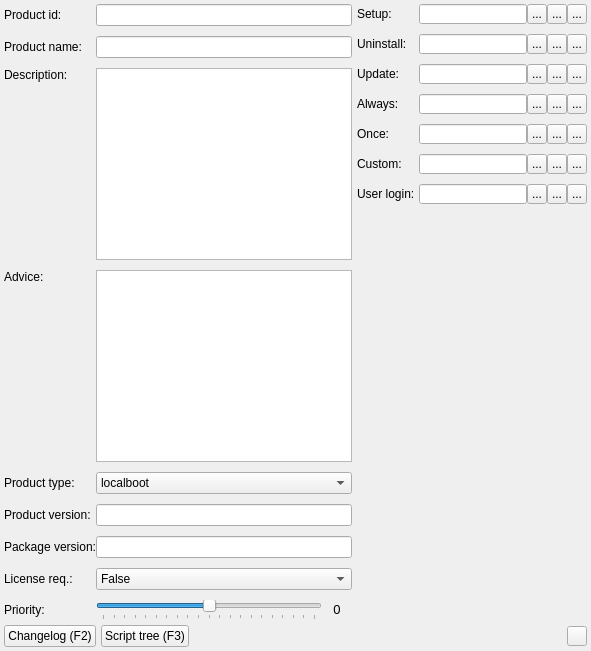
      <widget class="QWidget" name="tab">
       <attribute name="title">
        <string>Package</string>
       </attribute>
       <layout class="QGridLayout" name="gridLayout_7">
        <property name="leftMargin">
         <number>4</number>
        </property>
        <property name="topMargin">
         <number>4</number>
        </property>
        <property name="rightMargin">
         <number>4</number>
        </property>
        <property name="bottomMargin">
         <number>4</number>
        </property>
        <property name="spacing">
         <number>5</number>
        </property>
        <item row="0" column="0">
         <layout class="QGridLayout" name="gridLayout_3">
          <property name="leftMargin">
           <number>0</number>
          </property>
          <property name="topMargin">
           <number>0</number>
          </property>
          <property name="rightMargin">
           <number>0</number>
          </property>
          <property name="bottomMargin">
           <number>0</number>
          </property>
          <property name="horizontalSpacing">
           <number>0</number>
          </property>
          <property name="verticalSpacing">
           <number>10</number>
          </property>
          <item row="6" column="1">
           <widget class="QLineEdit" name="inpPackageVer"/>
          </item>
          <item row="7" column="0">
           <widget class="QLabel" name="label_8">
            <property name="text">
             <string>License req.:</string>
            </property>
           </widget>
          </item>
          <item row="1" column="0">
           <widget class="QLabel" name="label_2">
            <property name="text">
             <string>Product name:</string>
            </property>
           </widget>
          </item>
          <item row="4" column="0">
           <widget class="QLabel" name="label_5">
            <property name="text">
             <string>Product type:</string>
            </property>
           </widget>
          </item>
          <item row="3" column="1">
           <widget class="QPlainTextEdit" name="editAdvice">
            <property name="sizePolicy">
             <sizepolicy hsizetype="Preferred" vsizetype="Expanding">
              <horstretch>0</horstretch>
              <verstretch>0</verstretch>
             </sizepolicy>
            </property>
           </widget>
          </item>
          <item row="4" column="1">
           <widget class="QComboBox" name="cmbProductType">
            <property name="currentText">
             <string notr="true">localboot</string>
            </property>
            <property name="currentIndex">
             <number>0</number>
            </property>
            <item>
             <property name="text">
              <string>localboot</string>
             </property>
            </item>
            <item>
             <property name="text">
              <string>netboot</string>
             </property>
            </item>
           </widget>
          </item>
          <item row="0" column="1">
           <widget class="QLineEdit" name="inpProductId"/>
          </item>
          <item row="5" column="0">
           <widget class="QLabel" name="label_6">
            <property name="text">
             <string>Product version:</string>
            </property>
           </widget>
          </item>
          <item row="5" column="1">
           <widget class="QLineEdit" name="inpProductVer"/>
          </item>
          <item row="1" column="1">
           <widget class="QLineEdit" name="inpProductName"/>
          </item>
          <item row="6" column="0">
           <widget class="QLabel" name="label_7">
            <property name="text">
             <string>Package version:</string>
            </property>
           </widget>
          </item>
          <item row="7" column="1">
           <widget class="QComboBox" name="cmbLicense">
            <property name="currentText">
             <string notr="true">False</string>
            </property>
            <property name="currentIndex">
             <number>0</number>
            </property>
            <property name="maxVisibleItems">
             <number>10</number>
            </property>
            <item>
             <property name="text">
              <string>False</string>
             </property>
            </item>
            <item>
             <property name="text">
              <string>True</string>
             </property>
            </item>
           </widget>
          </item>
          <item row="2" column="1">
           <widget class="QPlainTextEdit" name="editDesc">
            <property name="sizePolicy">
             <sizepolicy hsizetype="Preferred" vsizetype="Expanding">
              <horstretch>0</horstretch>
              <verstretch>0</verstretch>
             </sizepolicy>
            </property>
            <property name="baseSize">
             <size>
              <width>0</width>
              <height>0</height>
             </size>
            </property>
           </widget>
          </item>
          <item row="2" column="0" alignment="Qt::AlignTop">
           <widget class="QLabel" name="label_3">
            <property name="text">
             <string>Description:</string>
            </property>
           </widget>
          </item>
          <item row="0" column="0">
           <widget class="QLabel" name="label">
            <property name="text">
             <string>Product id:</string>
            </property>
           </widget>
          </item>
          <item row="3" column="0" alignment="Qt::AlignTop">
           <widget class="QLabel" name="label_4">
            <property name="text">
             <string>Advice:</string>
            </property>
           </widget>
          </item>
          <item row="8" column="0">
           <widget class="QLabel" name="label_9">
            <property name="text">
             <string>Priority:</string>
            </property>
           </widget>
          </item>
          <item row="8" column="1">
           <layout class="QHBoxLayout" name="horizontalLayout_12">
            <item>
             <widget class="QSlider" name="sldPrio">
              <property name="minimum">
               <number>-100</number>
              </property>
              <property name="maximum">
               <number>100</number>
              </property>
              <property name="orientation">
               <enum>Qt::Horizontal</enum>
              </property>
              <property name="tickPosition">
               <enum>QSlider::TicksBelow</enum>
              </property>
             </widget>
            </item>
            <item>
             <widget class="QLabel" name="lblPrio">
              <property name="sizePolicy">
               <sizepolicy hsizetype="Minimum" vsizetype="Preferred">
                <horstretch>0</horstretch>
                <verstretch>0</verstretch>
               </sizepolicy>
              </property>
              <property name="minimumSize">
               <size>
                <width>30</width>
                <height>0</height>
               </size>
              </property>
              <property name="text">
               <string>&lt;html&gt;&lt;head/&gt;&lt;body&gt;&lt;p&gt;&lt;span style=&quot; font-size:10pt;&quot;&gt;0&lt;/span&gt;&lt;/p&gt;&lt;/body&gt;&lt;/html&gt;</string>
              </property>
              <property name="alignment">
               <set>Qt::AlignCenter</set>
              </property>
              <property name="textInteractionFlags">
               <set>Qt::NoTextInteraction</set>
              </property>
             </widget>
            </item>
           </layout>
          </item>
         </layout>
        </item>
        <item row="0" column="1">
         <layout class="QGridLayout" name="gridLayout_6">
          <property name="horizontalSpacing">
           <number>4</number>
          </property>
          <property name="verticalSpacing">
           <number>10</number>
          </property>
          <item row="4" column="0">
           <widget class="QLabel" name="label_24">
            <property name="maximumSize">
             <size>
              <width>16777215</width>
              <height>20</height>
             </size>
            </property>
            <property name="text">
             <string>Once:</string>
            </property>
           </widget>
          </item>
          <item row="5" column="0">
           <widget class="QLabel" name="label_25">
            <property name="maximumSize">
             <size>
              <width>16777215</width>
              <height>20</height>
             </size>
            </property>
            <property name="text">
             <string>Custom:</string>
            </property>
           </widget>
          </item>
          <item row="2" column="1">
           <layout class="QHBoxLayout" name="horizontalLayout_3">
            <item>
             <widget class="QLineEdit" name="inpScrUpdate">
              <property name="sizePolicy">
               <sizepolicy hsizetype="MinimumExpanding" vsizetype="Fixed">
                <horstretch>0</horstretch>
                <verstretch>0</verstretch>
               </sizepolicy>
              </property>
              <property name="maximumSize">
               <size>
                <width>16777215</width>
                <height>20</height>
               </size>
              </property>
              <property name="accessibleName">
               <string notr="true">updatescript</string>
              </property>
              <property name="readOnly">
               <bool>true</bool>
              </property>
             </widget>
            </item>
            <item>
             <widget class="QToolButton" name="btnScrUpdateDel">
              <property name="maximumSize">
               <size>
                <width>20</width>
                <height>20</height>
               </size>
              </property>
              <property name="text">
               <string>...</string>
              </property>
              <property name="icon">
               <iconset>
                <disabledon>:/images/shell32_240.ico</disabledon>
               </iconset>
              </property>
             </widget>
            </item>
            <item>
             <widget class="QToolButton" name="btnScrUpdateEdit">
              <property name="maximumSize">
               <size>
                <width>20</width>
                <height>20</height>
               </size>
              </property>
              <property name="text">
               <string>...</string>
              </property>
              <property name="icon">
               <iconset>
                <disabledon>:/images/smallIcons_1508.ico</disabledon>
               </iconset>
              </property>
             </widget>
            </item>
            <item>
             <widget class="QToolButton" name="btnScrUpdate">
              <property name="maximumSize">
               <size>
                <width>20</width>
                <height>20</height>
               </size>
              </property>
              <property name="text">
               <string>...</string>
              </property>
              <property name="icon">
               <iconset>
                <disabledon>:/images/smallIcons_1287.ico</disabledon>
               </iconset>
              </property>
             </widget>
            </item>
           </layout>
          </item>
          <item row="4" column="1">
           <layout class="QHBoxLayout" name="horizontalLayout_5">
            <item>
             <widget class="QLineEdit" name="inpScrOnce">
              <property name="sizePolicy">
               <sizepolicy hsizetype="MinimumExpanding" vsizetype="Fixed">
                <horstretch>0</horstretch>
                <verstretch>0</verstretch>
               </sizepolicy>
              </property>
              <property name="maximumSize">
               <size>
                <width>16777215</width>
                <height>20</height>
               </size>
              </property>
              <property name="accessibleName">
               <string notr="true">oncescript</string>
              </property>
              <property name="readOnly">
               <bool>true</bool>
              </property>
             </widget>
            </item>
            <item>
             <widget class="QToolButton" name="btnScrOnceDel">
              <property name="maximumSize">
               <size>
                <width>20</width>
                <height>20</height>
               </size>
              </property>
              <property name="text">
               <string>...</string>
              </property>
              <property name="icon">
               <iconset>
                <disabledon>:/images/shell32_240.ico</disabledon>
               </iconset>
              </property>
             </widget>
            </item>
            <item>
             <widget class="QToolButton" name="btnScrOnceEdit">
              <property name="maximumSize">
               <size>
                <width>20</width>
                <height>20</height>
               </size>
              </property>
              <property name="text">
               <string>...</string>
              </property>
              <property name="icon">
               <iconset>
                <disabledon>:/images/smallIcons_1508.ico</disabledon>
               </iconset>
              </property>
             </widget>
            </item>
            <item>
             <widget class="QToolButton" name="btnScrOnce">
              <property name="maximumSize">
               <size>
                <width>20</width>
                <height>20</height>
               </size>
              </property>
              <property name="text">
               <string>...</string>
              </property>
              <property name="icon">
               <iconset>
                <disabledon>:/images/smallIcons_1287.ico</disabledon>
               </iconset>
              </property>
             </widget>
            </item>
           </layout>
          </item>
          <item row="6" column="1">
           <layout class="QHBoxLayout" name="horizontalLayout_7">
            <item>
             <widget class="QLineEdit" name="inpScrUserLogin">
              <property name="sizePolicy">
               <sizepolicy hsizetype="MinimumExpanding" vsizetype="Fixed">
                <horstretch>0</horstretch>
                <verstretch>0</verstretch>
               </sizepolicy>
              </property>
              <property name="maximumSize">
               <size>
                <width>16777215</width>
                <height>20</height>
               </size>
              </property>
              <property name="accessibleName">
               <string notr="true">userloginscript</string>
              </property>
              <property name="readOnly">
               <bool>true</bool>
              </property>
             </widget>
            </item>
            <item>
             <widget class="QToolButton" name="btnScrUserLoginDel">
              <property name="maximumSize">
               <size>
                <width>20</width>
                <height>20</height>
               </size>
              </property>
              <property name="text">
               <string>...</string>
              </property>
              <property name="icon">
               <iconset>
                <disabledon>:/images/shell32_240.ico</disabledon>
               </iconset>
              </property>
             </widget>
            </item>
            <item>
             <widget class="QToolButton" name="btnScrUserLoginEdit">
              <property name="maximumSize">
               <size>
                <width>20</width>
                <height>20</height>
               </size>
              </property>
              <property name="text">
               <string>...</string>
              </property>
              <property name="icon">
               <iconset>
                <disabledon>:/images/smallIcons_1508.ico</disabledon>
               </iconset>
              </property>
             </widget>
            </item>
            <item>
             <widget class="QToolButton" name="btnScrUserLogin">
              <property name="maximumSize">
               <size>
                <width>20</width>
                <height>20</height>
               </size>
              </property>
              <property name="text">
               <string>...</string>
              </property>
              <property name="icon">
               <iconset>
                <disabledon>:/images/smallIcons_1287.ico</disabledon>
               </iconset>
              </property>
             </widget>
            </item>
           </layout>
          </item>
          <item row="3" column="0">
           <widget class="QLabel" name="label_23">
            <property name="maximumSize">
             <size>
              <width>16777215</width>
              <height>20</height>
             </size>
            </property>
            <property name="text">
             <string>Always:</string>
            </property>
           </widget>
          </item>
          <item row="6" column="0">
           <widget class="QLabel" name="label_26">
            <property name="maximumSize">
             <size>
              <width>16777215</width>
              <height>20</height>
             </size>
            </property>
            <property name="text">
             <string>User login:</string>
            </property>
           </widget>
          </item>
          <item row="3" column="1">
           <layout class="QHBoxLayout" name="horizontalLayout_4">
            <item>
             <widget class="QLineEdit" name="inpScrAlways">
              <property name="sizePolicy">
               <sizepolicy hsizetype="MinimumExpanding" vsizetype="Fixed">
                <horstretch>0</horstretch>
                <verstretch>0</verstretch>
               </sizepolicy>
              </property>
              <property name="maximumSize">
               <size>
                <width>16777215</width>
                <height>20</height>
               </size>
              </property>
              <property name="accessibleName">
               <string notr="true">alwaysscript</string>
              </property>
              <property name="readOnly">
               <bool>true</bool>
              </property>
             </widget>
            </item>
            <item>
             <widget class="QToolButton" name="btnScrAlwaysDel">
              <property name="maximumSize">
               <size>
                <width>20</width>
                <height>20</height>
               </size>
              </property>
              <property name="text">
               <string>...</string>
              </property>
              <property name="icon">
               <iconset>
                <disabledon>:/images/shell32_240.ico</disabledon>
               </iconset>
              </property>
             </widget>
            </item>
            <item>
             <widget class="QToolButton" name="btnScrAlwaysEdit">
              <property name="maximumSize">
               <size>
                <width>20</width>
                <height>20</height>
               </size>
              </property>
              <property name="text">
               <string>...</string>
              </property>
              <property name="icon">
               <iconset>
                <disabledon>:/images/smallIcons_1508.ico</disabledon>
               </iconset>
              </property>
             </widget>
            </item>
            <item>
             <widget class="QToolButton" name="btnScrAlways">
              <property name="maximumSize">
               <size>
                <width>20</width>
                <height>20</height>
               </size>
              </property>
              <property name="text">
               <string>...</string>
              </property>
              <property name="icon">
               <iconset>
                <disabledon>:/images/smallIcons_1287.ico</disabledon>
               </iconset>
              </property>
             </widget>
            </item>
           </layout>
          </item>
          <item row="5" column="1">
           <layout class="QHBoxLayout" name="horizontalLayout_6">
            <item>
             <widget class="QLineEdit" name="inpScrCustom">
              <property name="sizePolicy">
               <sizepolicy hsizetype="MinimumExpanding" vsizetype="Fixed">
                <horstretch>0</horstretch>
                <verstretch>0</verstretch>
               </sizepolicy>
              </property>
              <property name="maximumSize">
               <size>
                <width>16777215</width>
                <height>20</height>
               </size>
              </property>
              <property name="accessibleName">
               <string notr="true">customscript</string>
              </property>
              <property name="readOnly">
               <bool>true</bool>
              </property>
             </widget>
            </item>
            <item>
             <widget class="QToolButton" name="btnScrCustomDel">
              <property name="maximumSize">
               <size>
                <width>20</width>
                <height>20</height>
               </size>
              </property>
              <property name="text">
               <string>...</string>
              </property>
              <property name="icon">
               <iconset>
                <disabledon>:/images/shell32_240.ico</disabledon>
               </iconset>
              </property>
             </widget>
            </item>
            <item>
             <widget class="QToolButton" name="btnScrCustomEdit">
              <property name="maximumSize">
               <size>
                <width>20</width>
                <height>20</height>
               </size>
              </property>
              <property name="text">
               <string>...</string>
              </property>
              <property name="icon">
               <iconset>
                <disabledon>:/images/smallIcons_1508.ico</disabledon>
               </iconset>
              </property>
             </widget>
            </item>
            <item>
             <widget class="QToolButton" name="btnScrCustom">
              <property name="maximumSize">
               <size>
                <width>20</width>
                <height>20</height>
               </size>
              </property>
              <property name="text">
               <string>...</string>
              </property>
              <property name="icon">
               <iconset>
                <disabledon>:/images/smallIcons_1287.ico</disabledon>
               </iconset>
              </property>
             </widget>
            </item>
           </layout>
          </item>
          <item row="1" column="0">
           <widget class="QLabel" name="label_21">
            <property name="maximumSize">
             <size>
              <width>16777215</width>
              <height>20</height>
             </size>
            </property>
            <property name="text">
             <string>Uninstall:</string>
            </property>
           </widget>
          </item>
          <item row="0" column="1">
           <layout class="QHBoxLayout" name="horizontalLayout">
            <item>
             <widget class="QLineEdit" name="inpScrSetup">
              <property name="sizePolicy">
               <sizepolicy hsizetype="MinimumExpanding" vsizetype="Fixed">
                <horstretch>0</horstretch>
                <verstretch>0</verstretch>
               </sizepolicy>
              </property>
              <property name="maximumSize">
               <size>
                <width>16777215</width>
                <height>20</height>
               </size>
              </property>
              <property name="accessibleName">
               <string notr="true">setupscript</string>
              </property>
              <property name="readOnly">
               <bool>true</bool>
              </property>
              <property name="clearButtonEnabled">
               <bool>false</bool>
              </property>
             </widget>
            </item>
            <item>
             <widget class="QToolButton" name="btnScrSetupDel">
              <property name="maximumSize">
               <size>
                <width>20</width>
                <height>20</height>
               </size>
              </property>
              <property name="text">
               <string>...</string>
              </property>
              <property name="icon">
               <iconset>
                <disabledon>:/images/shell32_240.ico</disabledon>
               </iconset>
              </property>
             </widget>
            </item>
            <item>
             <widget class="QToolButton" name="btnScrSetupEdit">
              <property name="maximumSize">
               <size>
                <width>20</width>
                <height>20</height>
               </size>
              </property>
              <property name="text">
               <string>...</string>
              </property>
              <property name="icon">
               <iconset>
                <disabledon>:/images/smallIcons_1508.ico</disabledon>
               </iconset>
              </property>
             </widget>
            </item>
            <item>
             <widget class="QToolButton" name="btnScrSetup">
              <property name="maximumSize">
               <size>
                <width>20</width>
                <height>20</height>
               </size>
              </property>
              <property name="text">
               <string>...</string>
              </property>
              <property name="icon">
               <iconset>
                <disabledon>:/images/smallIcons_1287.ico</disabledon>
               </iconset>
              </property>
             </widget>
            </item>
           </layout>
          </item>
          <item row="1" column="1">
           <layout class="QHBoxLayout" name="horizontalLayout_2">
            <item>
             <widget class="QLineEdit" name="inpScrUninstall">
              <property name="sizePolicy">
               <sizepolicy hsizetype="MinimumExpanding" vsizetype="Fixed">
                <horstretch>0</horstretch>
                <verstretch>0</verstretch>
               </sizepolicy>
              </property>
              <property name="maximumSize">
               <size>
                <width>16777215</width>
                <height>20</height>
               </size>
              </property>
              <property name="accessibleName">
               <string notr="true">uninstallscript</string>
              </property>
              <property name="readOnly">
               <bool>true</bool>
              </property>
             </widget>
            </item>
            <item>
             <widget class="QToolButton" name="btnScrUninstallDel">
              <property name="maximumSize">
               <size>
                <width>20</width>
                <height>20</height>
               </size>
              </property>
              <property name="text">
               <string>...</string>
              </property>
              <property name="icon">
               <iconset>
                <disabledon>:/images/shell32_240.ico</disabledon>
               </iconset>
              </property>
             </widget>
            </item>
            <item>
             <widget class="QToolButton" name="btnScrUninstallEdit">
              <property name="maximumSize">
               <size>
                <width>20</width>
                <height>20</height>
               </size>
              </property>
              <property name="text">
               <string>...</string>
              </property>
              <property name="icon">
               <iconset>
                <disabledon>:/images/smallIcons_1508.ico</disabledon>
               </iconset>
              </property>
             </widget>
            </item>
            <item>
             <widget class="QToolButton" name="btnScrUninstall">
              <property name="maximumSize">
               <size>
                <width>20</width>
                <height>20</height>
               </size>
              </property>
              <property name="text">
               <string>...</string>
              </property>
              <property name="icon">
               <iconset>
                <disabledon>:/images/smallIcons_1287.ico</disabledon>
               </iconset>
              </property>
             </widget>
            </item>
           </layout>
          </item>
          <item row="2" column="0">
           <widget class="QLabel" name="label_22">
            <property name="maximumSize">
             <size>
              <width>16777215</width>
              <height>20</height>
             </size>
            </property>
            <property name="text">
             <string>Update:</string>
            </property>
           </widget>
          </item>
          <item row="0" column="0">
           <widget class="QLabel" name="label_20">
            <property name="maximumSize">
             <size>
              <width>16777215</width>
              <height>20</height>
             </size>
            </property>
            <property name="text">
             <string>Setup:</string>
            </property>
           </widget>
          </item>
          <item row="7" column="1">
           <spacer name="verticalSpacer_3">
            <property name="orientation">
             <enum>Qt::Vertical</enum>
            </property>
            <property name="sizeHint" stdset="0">
             <size>
              <width>20</width>
              <height>40</height>
             </size>
            </property>
           </spacer>
          </item>
         </layout>
        </item>
        <item row="1" column="0" colspan="2">
         <layout class="QHBoxLayout" name="horizontalLayout_13">
          <item>
           <widget class="QPushButton" name="btnChangelogEdit">
            <property name="maximumSize">
             <size>
              <width>120</width>
              <height>16777215</height>
             </size>
            </property>
            <property name="text">
             <string>Changelog (F2)</string>
            </property>
            <property name="icon">
             <iconset>
              <disabledon>:/images/smallIcons_590.ico</disabledon>
             </iconset>
            </property>
            <property name="shortcut">
             <string>F2</string>
            </property>
           </widget>
          </item>
          <item>
           <widget class="QPushButton" name="btnShowScrStruct">
            <property name="maximumSize">
             <size>
              <width>120</width>
              <height>16777215</height>
             </size>
            </property>
            <property name="text">
             <string>Script tree (F3)</string>
            </property>
            <property name="icon">
             <iconset>
              <disabledon>:/images/smallIcons_480.ico</disabledon>
             </iconset>
            </property>
            <property name="shortcut">
             <string>F3</string>
            </property>
           </widget>
          </item>
          <item>
           <spacer name="horizontalSpacer_9">
            <property name="orientation">
             <enum>Qt::Horizontal</enum>
            </property>
            <property name="sizeType">
             <enum>QSizePolicy::MinimumExpanding</enum>
            </property>
            <property name="sizeHint" stdset="0">
             <size>
              <width>10</width>
              <height>20</height>
             </size>
            </property>
           </spacer>
          </item>
          <item>
           <widget class="QPushButton" name="btnHelpPacket">
            <property name="maximumSize">
             <size>
              <width>20</width>
              <height>20</height>
             </size>
            </property>
            <property name="text">
             <string/>
            </property>
            <property name="icon">
             <iconset>
              <disabledon>:/images/smallIcons_1461.ico</disabledon>
             </iconset>
            </property>
           </widget>
          </item>
         </layout>
        </item>
       </layout>
      </widget>
